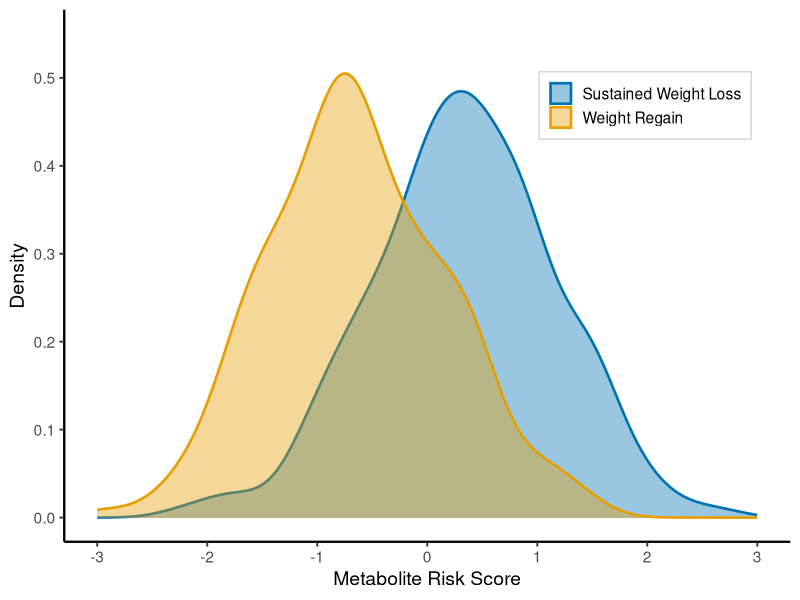

This chart was generated by the following R code:
library(ggplot2)
library(svglite)

set.seed(42)
swl_scores = rnorm(200, mean = 0.35, sd = 0.85)
rgn_scores = rnorm(200, mean = -0.65, sd = 0.85)

df = data.frame(
  score = c(swl_scores, rgn_scores),
  group = factor(c(rep("SWL", 200), rep("RGN", 200)), levels = c("SWL", "RGN"))
)

group_colors = c("SWL" = "#0072B2", "RGN" = "#E69F00")

p = ggplot(df, aes(x = score, fill = group, color = group)) +
  geom_density(alpha = 0.4, linewidth = 0.9) +
  scale_fill_manual(
    values = group_colors,
    labels = c("SWL" = "Sustained Weight Loss", "RGN" = "Weight Regain"),
    name = NULL
  ) +
  scale_color_manual(
    values = group_colors,
    labels = c("SWL" = "Sustained Weight Loss", "RGN" = "Weight Regain"),
    name = NULL
  ) +
  scale_x_continuous(limits = c(-3, 3), breaks = seq(-3, 3, by = 1)) +
  scale_y_continuous(limits = c(0, 0.55), breaks = seq(0, 0.5, by = 0.1)) +
  labs(x = "Metabolite Risk Score", y = "Density") +
  theme_classic(base_size = 14) +
  theme(
    legend.position = c(0.80, 0.82),
    legend.background = element_rect(fill = "white", color = "grey80", linewidth = 0.4),
    axis.line = element_line(linewidth = 0.8)
  )

ggsave("figsx_metrs_density.svg", p, width = 5, height = 4)
